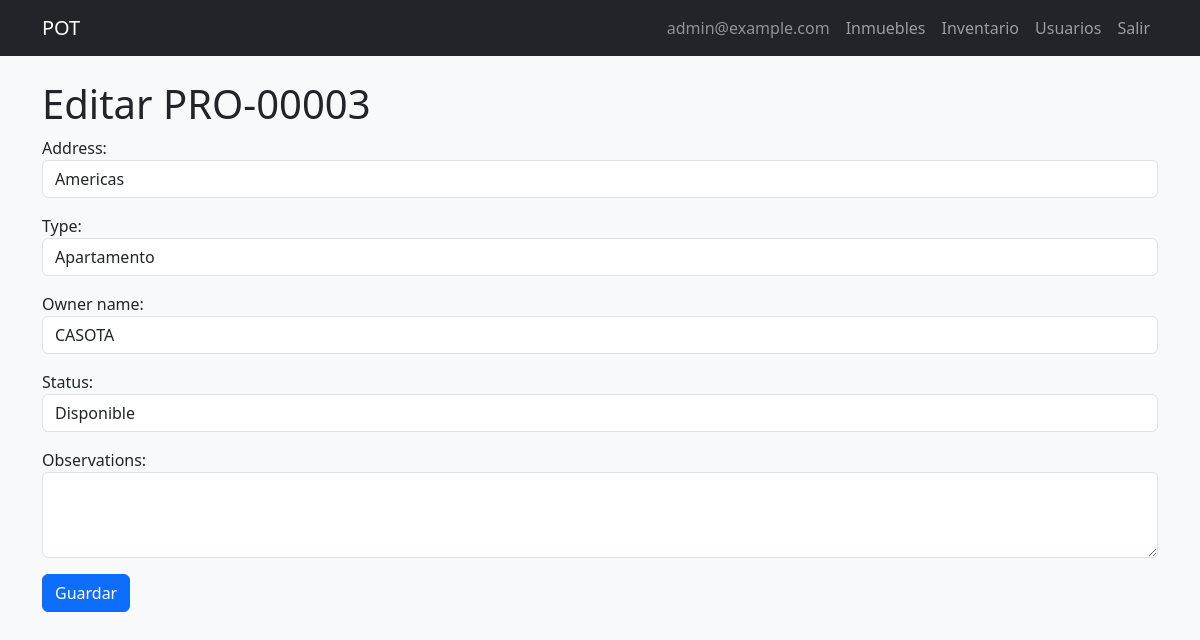
The page /properties/3/edit/ (signed in) on the database its author committed.
### pot/models.py (models this page shows, shortened)
class CustomUser(AbstractUser):
    class Role(models.TextChoices):
        ADMIN = 'ADMIN', 'Administrador'
        ASSISTANT = 'ASSISTANT', 'Asistente Administrativo'
        TENANT = 'TENANT', 'Arrendatario'
    class DocumentType(models.TextChoices):
        CC = 'CC', 'Cédula de ciudadanía'
        CE = 'CE', 'Cédula de extranjería'
        PASSPORT = 'PASSPORT', 'Pasaporte'
        NIT = 'NIT', 'NIT'
    username = models.CharField(max_length=150, unique=True, blank=True)
    email = models.EmailField(unique=True)
    phone = models.CharField(max_length=20, default='')
    public_code = models.CharField(max_length=20, unique=True, blank=True, null=True)
    document_type = models.CharField(
        max_length=20,
        choices=DocumentType.choices,
        blank=True,
        default='',
    )
    document_number = models.CharField(max_length=30, unique=True, blank=True, null=True)
    avatar = models.ImageField(upload_to='avatars/%Y/%m/', blank=True, null=True, max_length=255)
    role = models.CharField(max_length=20, choices=Role.choices, default=Role.TENANT)
    password_changed = models.BooleanField(default=False)
    password_reset_token = models.CharField(max_length=255, null=True, blank=True)
    password_reset_expires = models.DateTimeField(null=True, blank=True)
    login_attempts = models.PositiveIntegerField(default=0)
    login_locked_until = models.DateTimeField(null=True, blank=True)
    created_at = models.DateTimeField(auto_now_add=True)
    updated_at = models.DateTimeField(auto_now=True)
    USERNAME_FIELD = 'email'
    REQUIRED_FIELDS = []
    objects = CustomUserManager()
    class Meta:
        ordering = ['-created_at']
    def is_staff_operative(self):
        return self.role in (self.Role.ADMIN, self.Role.ASSISTANT)

class Property(models.Model):
    class Type(models.TextChoices):
        APARTMENT = 'APARTMENT', 'Apartamento'
        HOUSE = 'HOUSE', 'Casa'
        LOCAL = 'LOCAL', 'Local comercial'
        WAREHOUSE = 'WAREHOUSE', 'Bodega'
    class Status(models.TextChoices):
        AVAILABLE = 'AVAILABLE', 'Disponible'
        RENTED = 'RENTED', 'Arrendado'
        MAINTENANCE = 'MAINTENANCE', 'En mantenimiento'
    code = models.CharField(max_length=20, unique=True)
    address = models.CharField(max_length=255, unique=True)
    city = models.CharField(max_length=100, blank=True, default='')
    building_name = models.CharField(max_length=150, blank=True, default='')
    unit_label = models.CharField(max_length=50, blank=True, default='')
    cover_image = models.ImageField(upload_to='properties/covers/%Y/%m/', blank=True, null=True, max_length=255)
    type = models.CharField(max_length=20, choices=Type.choices)
    owner_name = models.CharField(max_length=150)
    status = models.CharField(max_length=20, choices=Status.choices, default=Status.AVAILABLE)
    price = models.DecimalField(max_digits=12, decimal_places=2, default=0)
    rooms = models.IntegerField(null=True, blank=True)
    bathrooms = models.IntegerField(null=True, blank=True)
    living_rooms = models.IntegerField(null=True, blank=True)
    kitchens = models.IntegerField(null=True, blank=True)
    garages = models.IntegerField(null=True, blank=True)
    is_commercial = models.BooleanField(default=False)
    in_complex = models.BooleanField(default=False)
    admin_included = models.BooleanField(default=False)
    admin_value = models.DecimalField(max_digits=12, decimal_places=2, null=True, blank=True)
    google_maps_link = models.CharField(max_length=1000, null=True, blank=True)
    description = models.TextField(blank=True, null=True)
    observations = models.TextField(blank=True, null=True)
    created_at = models.DateTimeField(auto_now_add=True)
    updated_at = models.DateTimeField(auto_now=True)
    created_by = models.ForeignKey(
        CustomUser,
        on_delete=models.SET_NULL,
        null=True,
        blank=True,
        related_name='properties_created',
    )
    class Meta:
        ordering = ['-created_at']
        verbose_name_plural = 'properties'

### pot/views.py (the view, shortened to what this page needs)
# urls.py: path('properties/<int:property_id>/edit/', views.PropertyEditView.as_view(), name='property_edit'),
class PropertyEditView(StaffOperativeRequiredMixin, View):
    def get(self, request, property_id):
        prop = get_object_or_404(Property, pk=property_id)
        return render(request, 'properties/property_edit.html', {'form': PropertyForm(instance=prop), 'property': prop})

### pot/forms.py (shortened to what this page needs)
class PropertyForm(forms.ModelForm):
    class Meta:
        model = Property
        fields = ['address', 'type', 'owner_name', 'status', 'observations']
        widgets = {
            'address': forms.TextInput(attrs={'class': 'form-control', 'placeholder': 'Dirección completa'}),
            'type': forms.Select(attrs={'class': 'form-control'}),
            'owner_name': forms.TextInput(attrs={'class': 'form-control'}),
            'status': forms.Select(attrs={'class': 'form-control'}),
            'observations': forms.Textarea(attrs={'class': 'form-control', 'rows': 3}),
        }

### pot/views.py (called while the page is built)
    def test_func(self):
        u = self.request.user
        return u.is_staff_operative()

### templates/properties/property_edit.html (shortened to what this page needs)
{% extends 'base.html' %}
{% block content %}
<h1>Editar {{ property.code }}</h1>
<form method="post">{% csrf_token %}{{ form.as_p }}<button class="btn btn-primary">Guardar</button></form>
{% endblock %}

### templates/base.html (shortened to what this page needs)
{% load static %}
<!DOCTYPE html>
<html lang="es">
<head>
    <link href="https://cdn.jsdelivr.net/npm/bootstrap@5.3.3/dist/css/bootstrap.min.css" rel="stylesheet">
    <link rel="stylesheet" href="{% static 'css/style.css' %}">
</head>
<body class="bg-light">
<nav class="navbar navbar-expand-lg navbar-dark bg-dark mb-4">
    <div class="container">
        <a class="navbar-brand" href="{% if not user.is_authenticated %}{% url 'pot:login' %}{% elif user.role == 'TENANT' %}{% url 'pot:dashboard_tenant' %}{% else %}{% url 'pot:dashboard_staff' %}{% endif %}">POT</a>
        <div class="navbar-nav ms-auto">
            {% if user.is_authenticated %}
                <span class="nav-link text-white-50">{{ user.email }}</span>
                {% if user.is_staff_operative %}
                    <a class="nav-link" href="{% url 'pot:property_list' %}">Inmuebles</a>
                    <a class="nav-link" href="{% url 'pot:inventory_create' %}">Inventario</a>
                {% endif %}
                {% if user.role == 'ADMIN' %}
                    <a class="nav-link" href="{% url 'pot:user_list' %}">Usuarios</a>
                {% endif %}
                <a class="nav-link" href="{% url 'pot:logout' %}">Salir</a>
            {% else %}
                <a class="nav-link" href="{% url 'pot:login' %}">Entrar</a>
            {% endif %}
        </div>
    </div>
</nav>
<main class="container pb-5">
    {% block content %}{% endblock %}
</main>
</body>
</html>

### rows shown on the page
CustomUser: email "admin@example.com"
Property: code "PRO-00003", address "Americas", type "Apartamento", owner_name "CASOTA", status "Disponible"
